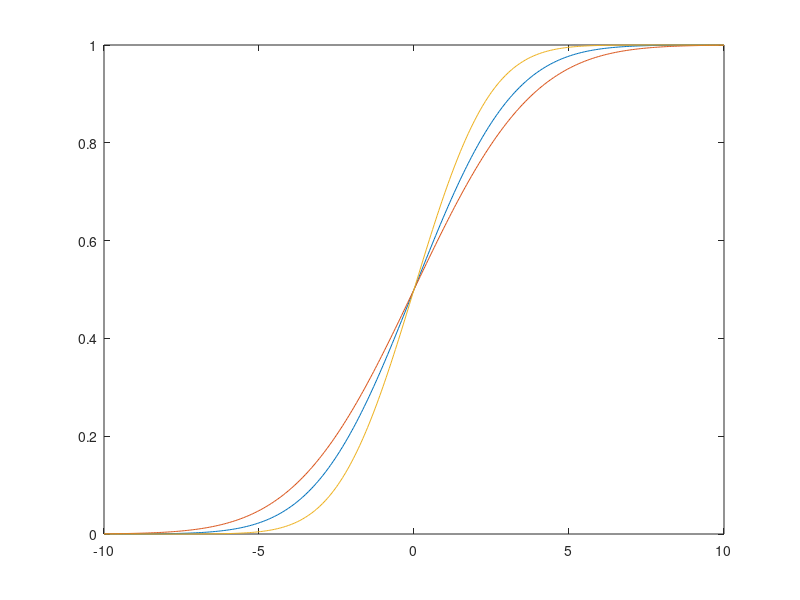

MATLAB code to generate this figure: (Note: this script raises an error after producing the figure.)
%% CUE CONFLICT EXAMPLE
x = -10:0.05:10; x=x';
sA = 1;
sV = 2;
sAV = sqrt(1/(1/sA^2 + 1/sV^2));
mA = -4;
mV = 3;
w = (1/sA^2) / (1/sA^2 + 1/sV^2);
mAV = w*mA + (1-w)*mV;
yA = normpdf(x,mA,sA);
yV = normpdf(x,mV,sV);
yAV = normpdf(x,mAV,sAV);
plot(x,yA,x,yV,x,yAV)

%% SENSITIVITY EXAMPLE
sA = 2.5;
sV = 3;
sAV = sqrt(1/(1/sA^2 + 1/sV^2));
yA2 = normpdf(x,0,sA);
yV2 = normpdf(x,0,sV);
yAV2 = normpdf(x,0,sAV);
plot(x,yA2,x,yV2,x,yAV2)

%% PSYCHOMETRIC FUNCTION EXAMPLE
PFA = normcdf(x,0,sA);
PFV = normcdf(x,0,sV);
PFAV = normcdf(x,0,sAV);
plot(x,PFA,x,PFV,x,PFAV)

%% EXPORT DATA:
T = table(x,yA,yV,yAV,yA2,yV2,yAV2,PFA,PFV,PFAV);
savefile = [cd '/dataCueComb.txt'];
writetable(T,savefile,'Delimiter',' ')